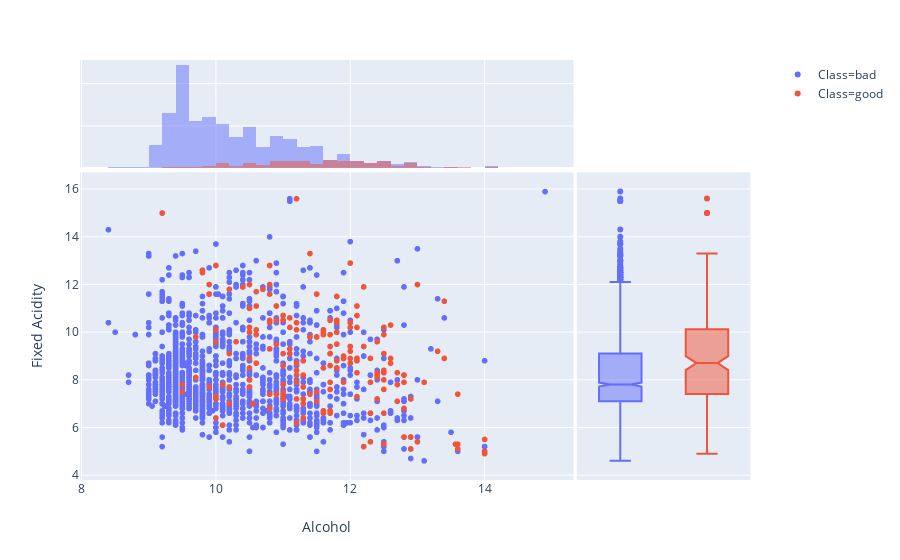

The notebook cell this image was saved under:
### Code cell
# Red_wine: 2D - 2 features, with histogram and box
px.scatter(df_red, x='alcohol', y='fixed acidity', color='class', 
           marginal_x='histogram',
           marginal_y='box',
           labels={'alcohol':'Alcohol', 'fixed acidity':'Fixed Acidity', 'class': 'Class'})

### Figure 1 — Plotly figure (JSON) as saved in the notebook; plotly's stock layout.template omitted (floating-point values rounded to 4 significant figures; data arrays with more than 128 entries replaced by an {"elided": "..."} marker saying what was removed)
{"data": [{"hoverlabel": {"namelength": 0}, "hovertemplate": "Class=bad<br>Alcohol=%{x}<br>Fixed Acidity=%{y}", "legendgroup": "Class=bad", "marker": {"color": "#636efa", "symbol": "circle"}, "mode": "markers", "name": "Class=bad", "showlegend": true, "type": "scattergl", "x": {"elided": "1382 float values"}, "xaxis": "x", "y": {"elided": "1382 float values"}, "yaxis": "y"}, {"alignmentgroup": "True", "bingroup": "x", "hoverlabel": {"namelength": 0}, "hovertemplate": "Class=bad<br>Alcohol=%{x}<br>count=%{y}", "legendgroup": "Class=bad", "marker": {"color": "#636efa"}, "name": "Class=bad", "offsetgroup": "Class=bad", "opacity": 0.5, "showlegend": false, "type": "histogram", "x": {"elided": "1382 float values"}, "xaxis": "x3", "yaxis": "y3"}, {"alignmentgroup": "True", "hoverlabel": {"namelength": 0}, "hovertemplate": "Class=bad<br>Fixed Acidity=%{y}", "legendgroup": "Class=bad", "marker": {"color": "#636efa", "symbol": "circle"}, "name": "Class=bad", "notched": true, "offsetgroup": "Class=bad", "showlegend": false, "type": "box", "xaxis": "x2", "y": {"elided": "1382 float values"}, "yaxis": "y2"}, {"hoverlabel": {"namelength": 0}, "hovertemplate": "Class=good<br>Alcohol=%{x}<br>Fixed Acidity=%{y}", "legendgroup": "Class=good", "marker": {"color": "#EF553B", "symbol": "circle"}, "mode": "markers", "name": "Class=good", "showlegend": true, "type": "scattergl", "x": {"elided": "217 float values"}, "xaxis": "x", "y": {"elided": "217 float values"}, "yaxis": "y"}, {"alignmentgroup": "True", "bingroup": "x", "hoverlabel": {"namelength": 0}, "hovertemplate": "Class=good<br>Alcohol=%{x}<br>count=%{y}", "legendgroup": "Class=good", "marker": {"color": "#EF553B"}, "name": "Class=good", "offsetgroup": "Class=good", "opacity": 0.5, "showlegend": false, "type": "histogram", "x": {"elided": "217 float values"}, "xaxis": "x3", "yaxis": "y3"}, {"alignmentgroup": "True", "hoverlabel": {"namelength": 0}, "hovertemplate": "Class=good<br>Fixed Acidity=%{y}", "legendgroup": "Class=good", "marker": {"color": "#EF553B", "symbol": "circle"}, "name": "Class=good", "notched": true, "offsetgroup": "Class=good", "showlegend": false, "type": "box", "xaxis": "x2", "y": {"elided": "217 float values"}, "yaxis": "y2"}], "layout": {"autosize": true, "barmode": "overlay", "legend": {"tracegroupgap": 0}, "margin": {"t": 60}, "xaxis": {"anchor": "y", "autorange": true, "domain": [0, 0.7215], "range": [7.999, 15.3], "title": {"text": "Alcohol"}, "type": "linear"}, "xaxis2": {"anchor": "y2", "autorange": true, "domain": [0.7265, 0.98], "matches": "x2", "range": [-0.5, 1.5], "showgrid": false, "showticklabels": false, "type": "category"}, "xaxis3": {"anchor": "y3", "autorange": true, "domain": [0, 0.7215], "matches": "x", "range": [7.999, 15.3], "showgrid": true, "showticklabels": false, "type": "linear"}, "xaxis4": {"anchor": "y4", "domain": [0.7265, 0.98], "matches": "x2", "showgrid": false, "showticklabels": false}, "yaxis": {"anchor": "x", "autorange": true, "domain": [0, 0.7326], "range": [3.813, 16.69], "title": {"text": "Fixed Acidity"}, "type": "linear"}, "yaxis2": {"anchor": "x2", "autorange": true, "domain": [0, 0.7326], "matches": "y", "range": [3.813, 16.69], "showgrid": true, "showticklabels": false, "type": "linear"}, "yaxis3": {"anchor": "x3", "autorange": true, "domain": [0.7426, 1], "matches": "y3", "range": [0, 255.8], "showgrid": true, "showticklabels": false}, "yaxis4": {"anchor": "x4", "domain": [0.7426, 1], "matches": "y3", "showgrid": true, "showticklabels": false}}}
